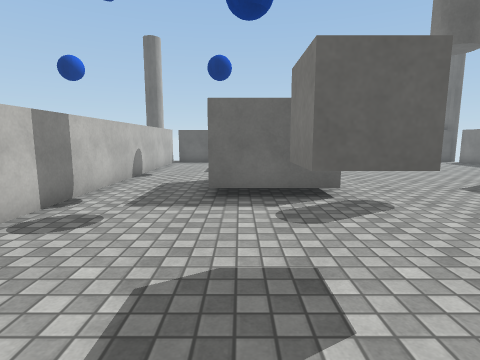
View 1 (above)

16 first-person views from a walk through a scene from a Unity 3-D project. The camera is 1.3 m above the floor, tilts 8° down and sees 80° across. The floor is counted in squares, 1 m on a side. Each view is taken from the middle of a square. On the plan, view 1 faces up. The plan holds only what a view shows up to about 13 squares ahead; the rest is blank. The place goes on beyond the plan. Surface patterns are stand-ins for the level's own textures.

View 2
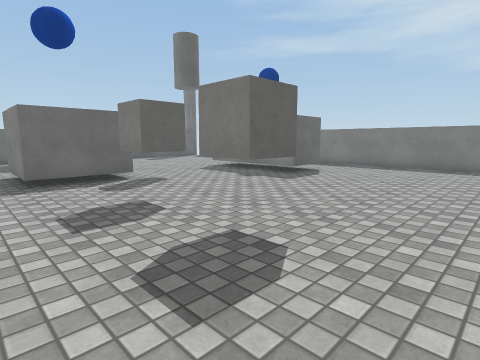

View 3
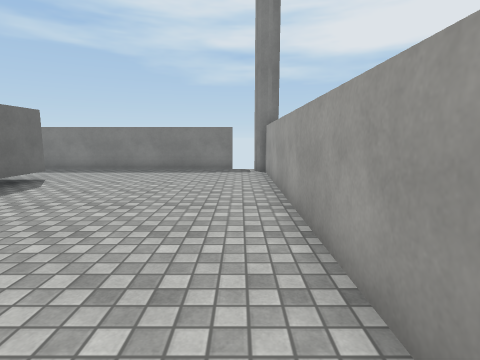

View 4
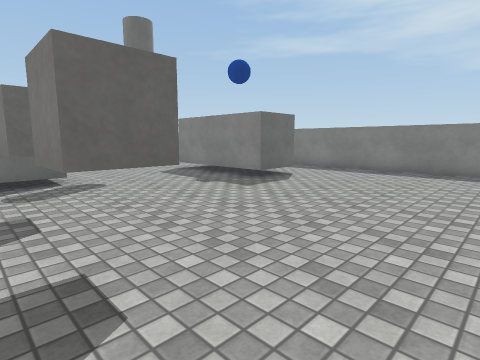

View 5
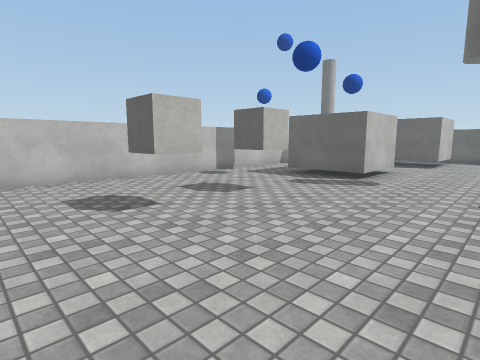

View 6
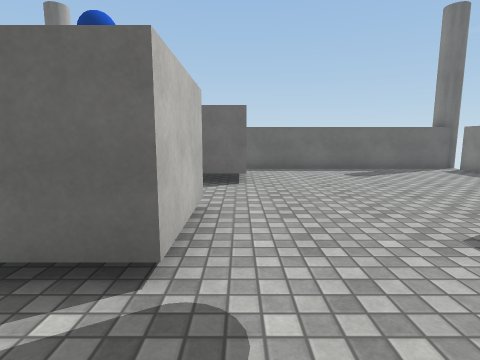

View 7
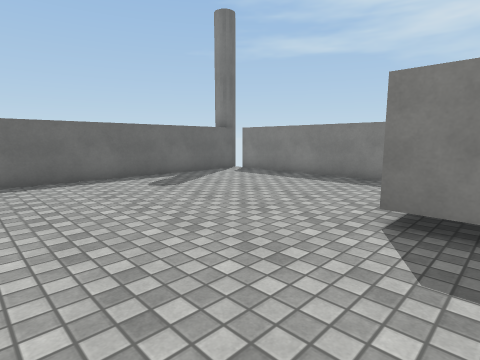

View 8
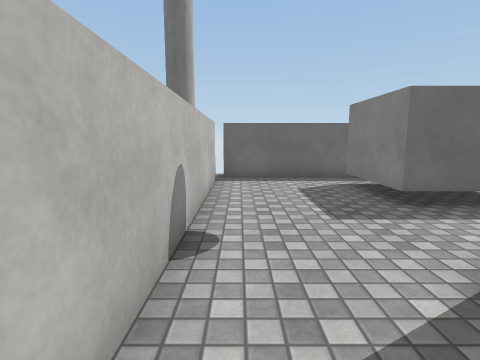

View 9
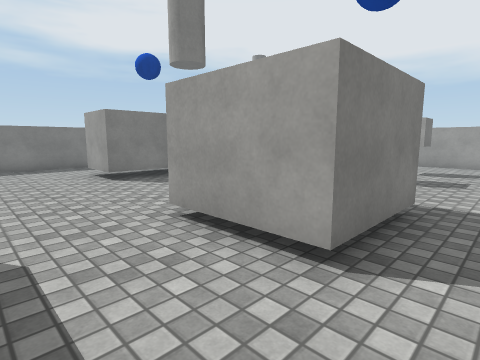

View 10
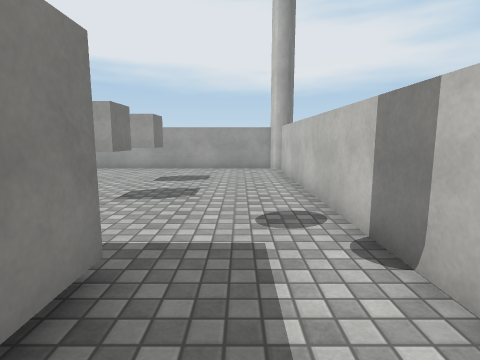

View 11
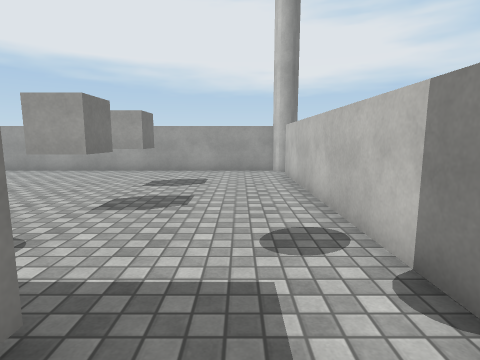

View 12
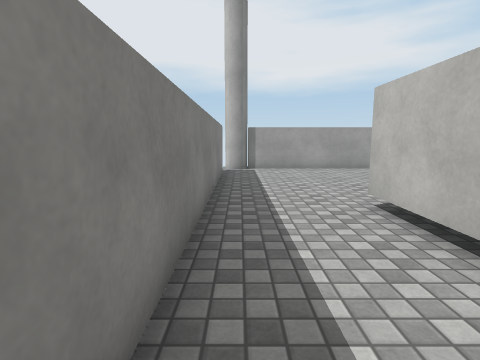

View 13
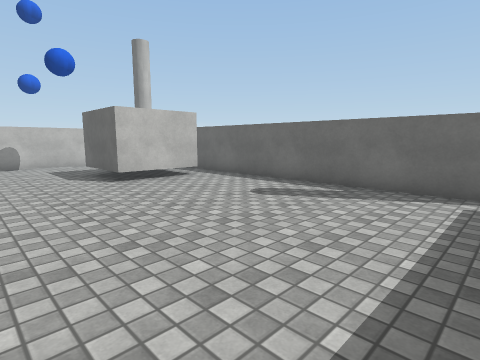

View 14
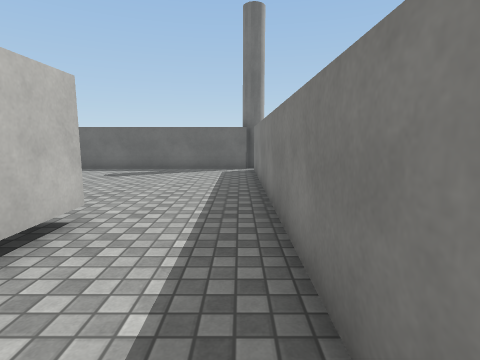

View 15
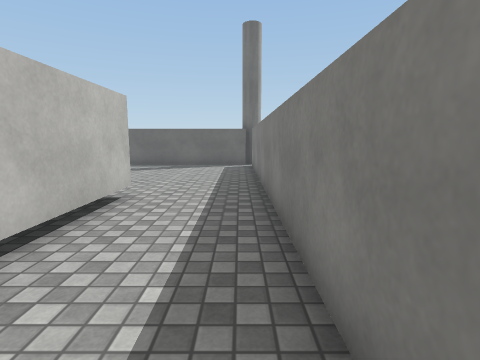

View 16
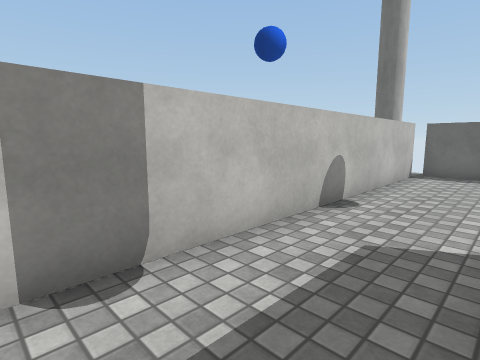

### Floor plan
Points are (right, up) in squares from view 1. A wall is a line through its corners. A room is listed if a view was taken in it or the views show most of it. See-through windows are left out.
Room 1 (views 1, 2, 3, 4, 5, 6, 7, 8, 9, 10, 11, 12, 13, 14, 15, 16)
walls: (2.3, 6.4) (-0.7, 6.4) (-0.7, 9.4) (2.3, 9.4) (2.3, 6.4); (7.5, 3.5) (7.5, 8.5) (9.5, 8.5) (9.5, 3.5) (7.5, 3.5); (3.2, 15.6) (3.2, 12.5) (0.2, 12.5) (0.2, 15.6); (12.7, -2.7) (12.6, 16.5); (12.4, 16.8) (-3.6, 16.8); (-3.5, -4) (11.6, -4); (-3.8, 16.4) (-3.7, -2.9)
objects: other object (1, 0); other object (1, 2) to (1, 3)

Positions as (right, up) in squares from view 1, and headings:
1: (0, 0), facing up
2: (-2, -3), facing up-right
3: (0, -3), facing right
4: (0, -3), facing up-right
5: (6, -3), facing up-left
6: (3, 4), facing up
7: (3, 7), facing up-right
8: (-3, 7), facing up
9: (-2, 12), facing down-right
10: (-2, 9), facing down
11: (-2, 8), facing down
12: (12, 9), facing down
13: (12, 9), facing up-left
14: (12, 4), facing up
15: (12, 2), facing up
16: (-1, 5), facing up-left
